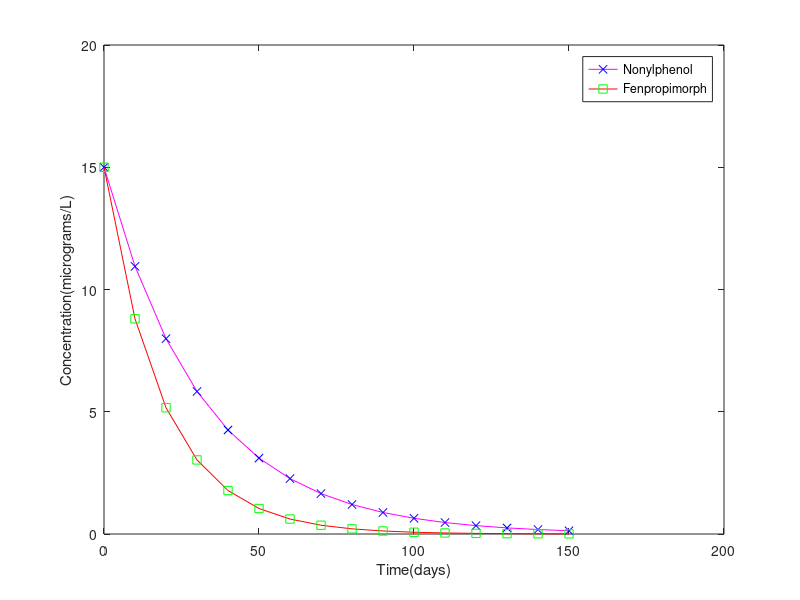

Write the MATLAB code that produced this figure.
close all
clc

time=0:10:150; %time from day 0 to 150 with 10 day steps 
Conc1=15*(exp(-0.031507*time)); %calculates concentration of Nonylphenol
plot(time,Conc1,'-xm','markeredgecolor','blue')
hold on 
xlabel('Time(days)');
ylabel('Concentration(micrograms/L)')

Conc2=15*(exp(-0.053319*time)); %calculates concentration of Fenpropimorph
plot(time,Conc2,'-sr','markeredgecolor','green')
hold off
legend('Nonylphenol','Fenpropimorph')

